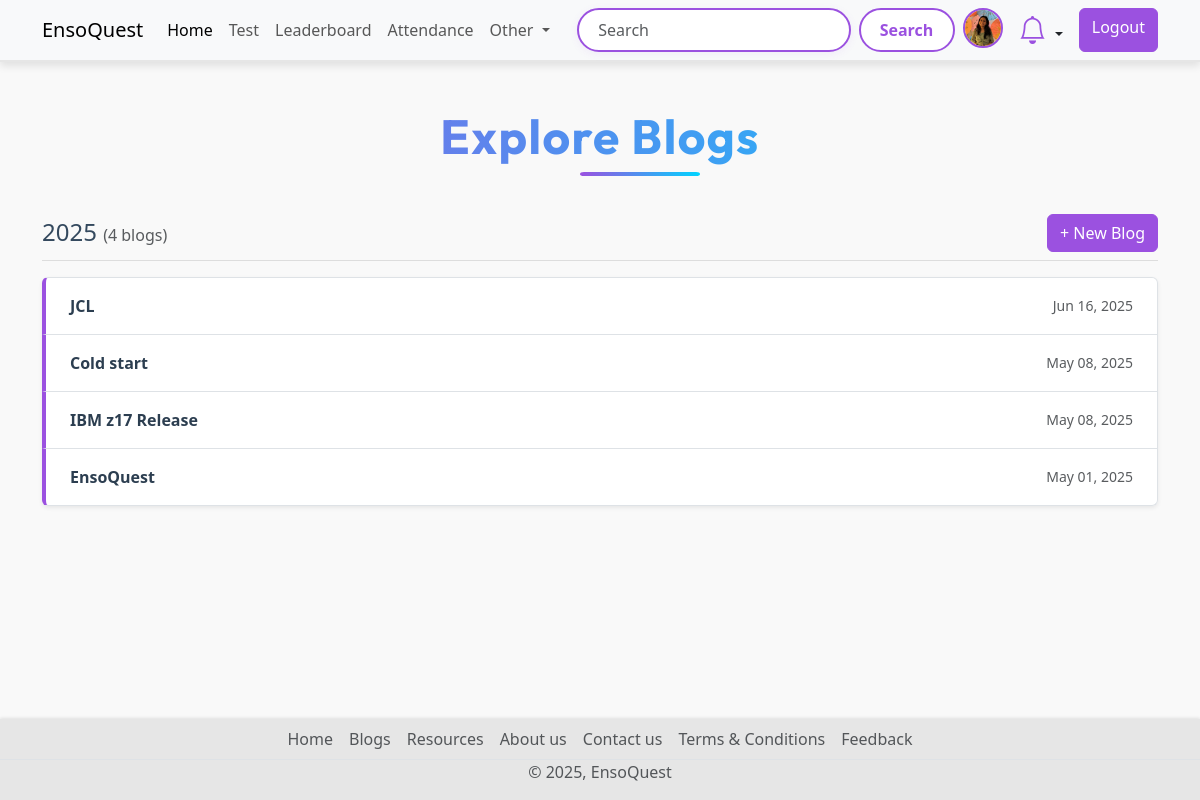
/blogs (signed in), run on the app's committed database.
### account/models.py (models this page shows, shortened)
class Profile(models.Model):
    user = models.OneToOneField(User,on_delete=models.CASCADE, null=True,verbose_name='User Object')
    position = models.CharField(max_length=100,blank=True,null=True)
    bio = models.TextField(blank=True,null=True)
    profile_img = models.ImageField(upload_to='profile_image', default='user.png',blank=True,null=True,verbose_name= 'Profile Pic')

### base/models.py (models this page shows, shortened)
class Blog(models.Model):
    title = models.CharField(max_length=255)
    content = models.TextField()
    author = models.ForeignKey('auth.user', on_delete=models.CASCADE)
    STATUS = (
        ('public','Public'),
        ('private','Private'),
    )
    status = models.CharField(max_length=7, choices=STATUS)
    created_at = models.DateTimeField(auto_now_add=True)
    updated_at = models.DateTimeField(auto_now=True)

### base/views.py (the view)
# urls.py: path('blogs', views.blogs_view, name='blogs'),
def blogs_view(request):
    year_blog_count = Blog.objects.annotate(year=ExtractYear('created_at')).values('year').annotate(count=Count('id')).order_by('-year').filter(status='public')
    blogs = Blog.objects.filter(status='public').order_by('-created_at')
    context={"year_blog_count":year_blog_count, "blogs": blogs}
    return render(request, "blogs.html", context)

### base/context_processors.py (called while the page is built)
def notification_count(request):
    if request.user.is_authenticated:
        unread_count = Notification.objects.filter(user=request.user, is_read=False).count()
        return {'unread_notification_count': unread_count}
    return {}

### Templates/blogs.html (shortened to what this page needs)
{% extends 'index.html' %}
{% block content %}
{% load static %}
  <link rel="stylesheet" href="{% static 'css/blogs.css' %}">
<div class="container my-5">
  <h1 class="text-center fw-bold display-5 mb-5 title">Explore Blogs</h1>
  {% for year_count in year_blog_count %}
  <section class="mb-5">
    <div class="d-flex justify-content-between align-items-center mb-3" style="border-bottom: 1px solid #ddd; padding-bottom: 0.5rem;">
      <h4 class="mb-0" style="color: #34495e;">
        {{ year_count.year }} <span class="text-muted fs-6">({{ year_count.count }} blogs)</span>
      </h4>
      {% if user.is_authenticated %}
      <a href="{% url 'create_blog' %}" class="btn btn-primary ">
        + New Blog
      </a>
      {% endif %}
    </div>
    <div class="list-group shadow-sm rounded">
      {% for blog in blogs %}
      {% if blog.created_at|date:"Y" == year_count.year|stringformat:"s" %}
      <a href="{% url 'blog' blog.id %}"
         class="list-group-item list-group-item-action d-flex justify-content-between align-items-center py-3 px-4"
         style="transition: 0.3s ease; border-left: 4px solid #9b51e0;">
        <div class="fw-semibold" style="color: #2c3e50;">
          {{ blog.title }}
        </div>
        <small class="text-muted">{{ blog.created_at|date:"M d, Y" }}</small>
      </a>
      {% endif %}
      {% endfor %}
    </div>
  </section>
  {% endfor %}
</div>
{% endblock content %}

### Templates/components/navbar.html (shortened to what this page needs)
<nav class="navbar navbar-expand-lg bg-body-tertiary d-none d-lg-block">
  <div class="container">
    <a class="navbar-brand" href="{% url 'home' %}">EnsoQuest</a>
    <div class="collapse navbar-collapse" id="navbarSupportedContent">
      <ul class="navbar-nav me-auto mb-2 mb-lg-0">
        <li class="nav-item">
          <a class="nav-link active" aria-current="page" href="{% url 'home' %}">Home</a>
        </li>
        <li class="nav-item">
          <a class="nav-link" href="{% url 'all_quiz' %}">Test</a>
        </li>
        <li class="nav-item">
          <a class="nav-link" href="{% url 'leaderboard' %}">Leaderboard</a>
        </li>
        {% if request.user.is_authenticated %}
          {% if request.user.is_superuser %}
            <li class="nav-item">
              <a class="nav-link" href="{% url 'attendance:session_list' %}">Attendance</a>
            </li>
          {% else %}
            <li class="nav-item">
              <a class="nav-link" href="{% url 'attendance:student_attendance_report' %}">Attendance</a>
            </li>
          {% endif %}
        {% endif %}
        <li class="nav-item dropdown">
          <a class="nav-link dropdown-toggle" href="#" role="button" data-bs-toggle="dropdown" aria-expanded="false">
            Other
          </a>
        </li>
      </ul>
      <form class="d-flex" role="search" action="{% url 'search_users' %}">
        <input class="form-control me-2" type="search" name="q" placeholder="Search" aria-label="Search">
        <button class="btn btn-search" type="submit">Search</button>
        {% if request.user.is_authenticated %}
          <a href="{% url 'profile' request.user.username %}" data-bs-toggle="tooltip" data-bs-placement="bottom" data-bs-title="{{ request.user.username }}" class="mx-2">
            <img src="{{ request.user.profile.profile_img.url }}" class="rounded-circle profile-img-purple" width="40" height="40" alt="profile_img">
          </a>
          <li class="nav-item dropdown list-unstyled mx-2">
            <a class="nav-link dropdown-toggle position-relative" href="#" id="notificationDropdown" data-bs-toggle="dropdown" role="button" aria-expanded="false">
              <i class="bi bi-bell fs-3 bell-purple"></i>
            </a>
          </li>
          <a href="{% url 'logout' %}" class="btn btn-log ms-2">Logout</a>
        {% else %}
          <a href="{% url 'login' %}" class="btn btn-log ms-2">Login</a>
        {% endif %}
      </form>
    </div>
  </div>
</nav>

### static/css/style.css (style rules this page uses)
.title { font-family: 'Outfit', sans-serif; font-size: clamp(2.5rem, 6vw, 4rem); font-weight: 700; background: linear-gradient(90deg, #9b51e0, #00d4ff); -webkit-background-clip: text; background-clip: text; -webkit-text-fill-color: transparent; color: transparent; opacity: 0; animation: fadeInTitle 1.3s ease-in-out forwards; margin: 2rem 0 1rem; line-height: 1.2; text-align: center; letter-spacing: 1.5px; position: relative; }
.title::after { content: ""; position: absolute; left: 50%; transform: translateX(-50%); bottom: -10px; width: 60px; height: 4px; background: linear-gradient(to right, #9b51e0, #00d4ff); border-radius: 999px; opacity: 0; animation: fadeInLine 1.5s ease-in-out forwards 0.8s; margin: 0 10px; }
body { background-color: #f9f9f9; font-family: 'Segoe UI', Tahoma, Geneva, Verdana, sans-serif; padding-top: 60px; padding-bottom: 50px; margin: 0; }
nav.navbar { position: fixed; top: 0; left: 0; right: 0; width: 100%; background-color: rgba(249, 249, 249, 0.8); box-shadow: 0 4px 8px rgba(0, 0, 0, 0.1); border-bottom: 2px solid #e6e6e6; z-index: 9999; }
.form-control[type="search"] { border: 2px solid #9b51e0; border-radius: 999px; padding: 0.5rem 1.2rem; transition: all 0.3s ease; box-shadow: 0 2px 8px rgba(155, 81, 224, 0.08); }
.navbar .btn-search { background-color: #fff; color: #9b51e0; border: 2px solid #9b51e0; border-radius: 999px; padding: 0.4rem 1.2rem; font-weight: 600; transition: all 0.3s ease; }
.navbar .btn-log, .form-inline .btn-log { background-color: #9b51e0; background: #9b51e0; border-color: #9b51e0; color: white; font-weight: 500; }
.bell-purple { color: #9b51e0 !important; }
.profile-img-purple { border: 2px solid #9b51e0; border-radius: 50%; }

### static/css/blogs.css (style rules this page uses)
body { background-color: #f9f9f9; }
.btn-primary { background-color: #9b51e0; border-color: #9b51e0; }

### data on the page
Blog: title "JCL", created_at "Jun 16, 2025"
Blog: title "Cold start", created_at "May 08, 2025"
Blog: title "IBM z17 Release", created_at "May 08, 2025"
Blog: title "EnsoQuest", created_at "May 01, 2025"

### other printed values
{{ year_count.year }} "2025"
{{ year_count.count }} "4"
